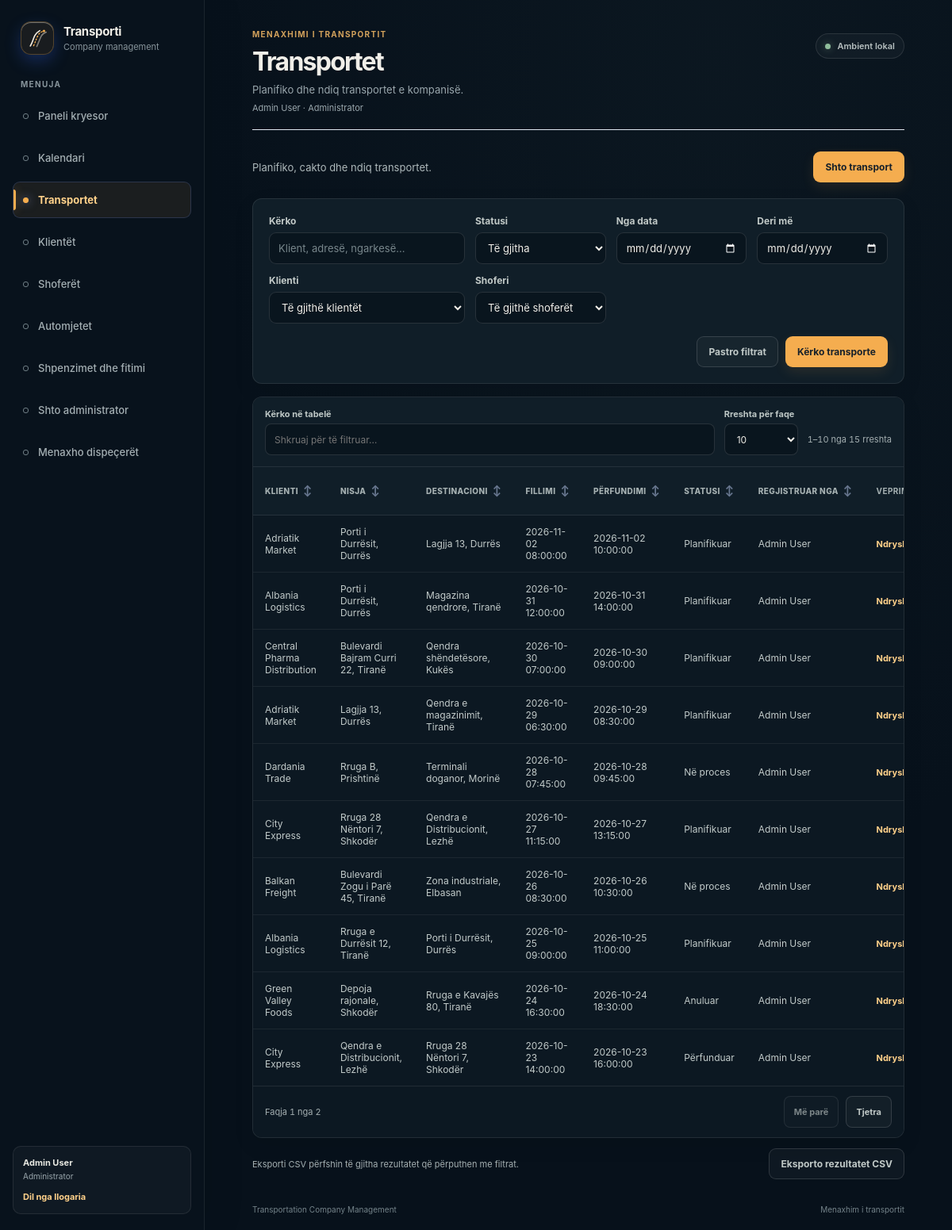
The app's page /?page=transports (signed in) with its own data.
### tables this page shows
CREATE TABLE users (
    id INT UNSIGNED NOT NULL AUTO_INCREMENT,
    full_name VARCHAR(150) NOT NULL,
    email VARCHAR(150) NOT NULL,
    password_hash VARCHAR(255) NOT NULL,
    role ENUM('SUPERADMIN', 'ADMIN', 'DISPATCHER') NOT NULL,
    is_active TINYINT(1) NOT NULL DEFAULT 1,
    email_verified_at DATETIME NULL DEFAULT NULL,
    created_at DATETIME NOT NULL DEFAULT CURRENT_TIMESTAMP,
    PRIMARY KEY (id),
    UNIQUE KEY uq_users_email (email)
);

CREATE TABLE transports (
    id INT UNSIGNED NOT NULL AUTO_INCREMENT,
    customer_id INT UNSIGNED NOT NULL,
    driver_id INT UNSIGNED NULL,
    vehicle_id INT UNSIGNED NULL,
    created_by INT UNSIGNED NOT NULL,
    pickup_address VARCHAR(255) NOT NULL,
    destination_address VARCHAR(255) NOT NULL,
    cargo_description TEXT NOT NULL,
    scheduled_date DATETIME NOT NULL,
    scheduled_end DATETIME NOT NULL,
    status ENUM('PLANNED', 'IN_PROGRESS', 'COMPLETED', 'CANCELLED') NOT NULL DEFAULT 'PLANNED',
    revenue DECIMAL(12, 2) NOT NULL DEFAULT 0.00,
    created_at DATETIME NOT NULL DEFAULT CURRENT_TIMESTAMP,
    updated_at DATETIME NULL DEFAULT NULL ON UPDATE CURRENT_TIMESTAMP,
    PRIMARY KEY (id),
    KEY idx_transports_customer_id (customer_id),
    KEY idx_transports_driver_id (driver_id),
    KEY idx_transports_vehicle_id (vehicle_id),
    KEY idx_transports_created_by (created_by),
    KEY idx_transports_status (status),
    KEY idx_transports_scheduled_date (scheduled_date),
    CONSTRAINT fk_transports_customer
        FOREIGN KEY (customer_id) REFERENCES customers(id)
        ON DELETE RESTRICT ON UPDATE CASCADE,
    CONSTRAINT fk_transports_driver
        FOREIGN KEY (driver_id) REFERENCES drivers(id)
        ON DELETE SET NULL ON UPDATE CASCADE,
    CONSTRAINT fk_transports_vehicle
        FOREIGN KEY (vehicle_id) REFERENCES vehicles(id)
        ON DELETE SET NULL ON UPDATE CASCADE,
    CONSTRAINT fk_transports_created_by
        FOREIGN KEY (created_by) REFERENCES users(id)
        ON DELETE RESTRICT ON UPDATE CASCADE
);

CREATE TABLE customers (
    id INT UNSIGNED NOT NULL AUTO_INCREMENT,
    company_name VARCHAR(150) NOT NULL,
    contact_person VARCHAR(150) NOT NULL,
    phone VARCHAR(30) NOT NULL,
    email VARCHAR(150) NOT NULL,
    address VARCHAR(255) NOT NULL,
    created_at DATETIME NOT NULL DEFAULT CURRENT_TIMESTAMP,
    PRIMARY KEY (id),
    UNIQUE KEY uq_customers_email (email),
    KEY idx_customers_company_name (company_name)
);

### src/Views/pages/module.php (the view, shortened to what the rows shown need)
<?php
$module = $moduleData['module'];
$formAction = $moduleData['action'];
$escape = static fn (mixed $value): string => htmlspecialchars((string) $value, ENT_QUOTES, 'UTF-8');
?>
<?php if ($formAction === 'create' || $formAction === 'edit'): ?>
    <form class="record-form" method="post" action="?page=<?= urlencode($pageKey) ?>">
        <input type="hidden" name="csrf_token" value="<?= $escape($moduleData['csrfToken']) ?>">
        <input type="hidden" name="action" value="<?= $formAction === 'create' ? 'create' : 'update' ?>">
        <?php if ($formAction === 'edit'): ?>
            <input type="hidden" name="id" value="<?= (int) $moduleData['id'] ?>">
        <?php endif; ?>
        <div class="form-grid">
            <?php foreach ($module['fields'] as $name => $field): ?>
                <?php
                $value = $moduleData['values'][$name] ?? '';
                $fieldId = 'field-' . $name;
                ?>
                <div class="form-field<?= $field['type'] === 'textarea' ? ' form-field-wide' : '' ?>">
                    <label for="<?= $escape($fieldId) ?>">
                        <?= $escape($field['label']) ?>
                        <?php if ($field['required']): ?><span aria-hidden="true">*</span><?php endif; ?>
                    </label>
                    <?php if ($field['type'] === 'select'): ?>
                        <select id="<?= $escape($fieldId) ?>" name="<?= $escape($name) ?>" <?= $field['required'] ? 'required' : '' ?>>
                            <?php if (!$field['required']): ?>
                                <option value="">Pa caktuar</option>
                            <?php else: ?>
                                <option value="">Zgjidh...</option>
                            <?php endif; ?>
                            <?php foreach ($moduleData['options'][$name] ?? [] as $option): ?>
                                <option value="<?= $escape($option['value']) ?>" <?= (string) $value === $option['value'] ? 'selected' : '' ?>>
                                    <?= $escape($option['label']) ?>
                                </option>
                            <?php endforeach; ?>
                        </select>
                    <?php elseif ($field['type'] === 'textarea'): ?>
                        <textarea id="<?= $escape($fieldId) ?>" name="<?= $escape($name) ?>" rows="4" <?= $field['required'] ? 'required' : '' ?>><?= $escape($value) ?></textarea>
                    <?php else: ?>
                        <input
                            id="<?= $escape($fieldId) ?>"
                            name="<?= $escape($name) ?>"
                            type="<?= $escape($field['type']) ?>"
                            value="<?= $escape($value) ?>"
                            <?= isset($field['max']) ? 'maxlength="' . (int) $field['max'] . '"' : '' ?>
                            <?= isset($field['min']) ? 'min="' . (int) $field['min'] . '"' : '' ?>
                            <?= $field['type'] === 'number' ? 'step="1"' : '' ?>
                            <?= $field['required'] ? 'required' : '' ?>
                        >
                    <?php endif; ?>
                </div>
            <?php endforeach; ?>
        </div>
        <div class="form-actions">
            <a class="button button-secondary" href="?page=<?= urlencode($pageKey) ?>">Anulo</a>
            <button class="button button-primary" type="submit"><?= $formAction === 'create' ? 'Ruaj regjistrin' : 'Ruaj ndryshimet' ?></button>
        </div>
    </form>
<?php else: ?>
    <div class="table-card">
        <?php if ($moduleData['rows'] === []): ?>
            <div class="empty-state">
                <strong><?= $pageKey === 'transports' ? 'Nuk u gjet asnjë transport' : 'Nuk ka ende të dhëna' ?></strong>
                <p><?= $pageKey === 'transports' ? 'Ndrysho kriteret e kërkimit ose pastro filtrat.' : 'Shto regjistrin e parë për modulin ' . $escape(mb_strtolower($module['title'])) . '.' ?></p>
            </div>
        <?php else: ?>
            <div class="table-scroll" data-table-enhancement>
                <table>
                    <thead>
                        <tr>
                            <?php foreach ($module['columns'] as $label): ?>
                                <th scope="col"><?= $escape($label) ?></th>
                            <?php endforeach; ?>
                            <?php if ($moduleData['canManage']): ?>
                                <th scope="col" data-sortable="false">Veprimet</th>
                            <?php endif; ?>
                        </tr>
                    </thead>
                    <tbody>
                        <?php foreach ($moduleData['rows'] as $row): ?>
                            <tr>
                                <?php foreach ($module['columns'] as $column => $label): ?>
                                    <td><?= $escape($row[$column] ?? '') ?></td>
                                <?php endforeach; ?>
                                <?php if ($moduleData['canManage']): ?>
                                <td>
                                    <div class="row-actions">
                                        <a class="text-action" href="?page=<?= urlencode($pageKey) ?>&amp;action=edit&amp;id=<?= (int) $row['id'] ?>">Ndrysho</a>
                                    </div>
                                </td>
                                <?php endif; ?>
                            </tr>
                        <?php endforeach; ?>
                    </tbody>
                </table>
            </div>
        <?php endif; ?>
    </div>
<?php endif; ?>

### src/Views/layout.php (shortened to what the rows shown need)
<!doctype html>
<html lang="sq">
<head>
    <link rel="stylesheet" href="assets/app.css?v=20261110">
    <link rel="stylesheet" href="assets/app-theme.css?v=20261113">
</head>
<body class="app-page<?= $pageKey === 'dashboard' ? ' dashboard-page' : '' ?>">
    <div class="app-shell">
        <aside class="sidebar" id="primary-sidebar" aria-label="Navigimi kryesor">
            <?php require __DIR__ . '/components/navigation.php'; ?>
        </aside>
        <main class="main-content">
            <header class="page-header">
                <div>
                    <p class="eyebrow">MENAXHIMI I TRANSPORTIT</p>
                    <h1><?= htmlspecialchars($page['title'], ENT_QUOTES, 'UTF-8') ?></h1>
                    <p class="page-description"><?= htmlspecialchars($page['description'], ENT_QUOTES, 'UTF-8') ?></p>
                    <?php if ($user !== null): ?>
                        <p class="signed-in-user">
                            <?= htmlspecialchars($user['full_name'], ENT_QUOTES, 'UTF-8') ?>
                            · <?= match ($user['role']) {
                                'SUPERADMIN' => 'Superadministrator',
                                'ADMIN' => 'Administrator',
                                default => 'Dispeçer',
                            } ?>
                        </p>
                    <?php endif; ?>
                </div>
            </header>
            <section class="page-content" aria-labelledby="page-content-heading">
                <?php if ($databaseError === null && ($moduleData !== null || $calendarData !== null || $financeData !== null || in_array($pageKey, ['dashboard', 'not_found', 'add-admin', 'users'], true))): ?>
                    <?php require $viewFile; ?>
                <?php endif; ?>
            </section>
        </main>
    </div>
</body>
</html>

### src/Views/components/navigation.php (shortened to what the rows shown need)
<div class="sidebar-note">
    <div class="session-user">
        <strong><?= htmlspecialchars($user['full_name'], ENT_QUOTES, 'UTF-8') ?></strong>
        <span><?= match ($user['role']) {
            'SUPERADMIN' => 'Superadministrator',
            'ADMIN' => 'Administrator',
            default => 'Dispeçer',
        } ?></span>
        <form method="post" action="?page=logout">
            <button type="submit">Dil nga llogaria</button>
        </form>
    </div>
</div>

### records on screen
users: full_name "Admin User", role "Administrator"
transports: customer.company_name "Adriatik Market", pickup_address "Porti i Durrësit, Durrës", destination_address "Lagjja 13, Durrës", scheduled_date "2026-11-02 08:00:00", scheduled_end "2026-11-02 10:00:00", column "Planifikuar", created_by.full_name "Admin User"
transports: customer.company_name "Albania Logistics", pickup_address "Porti i Durrësit, Durrës", destination_address "Magazina qendrore, Tiranë", scheduled_date "2026-10-31 12:00:00", scheduled_end "2026-10-31 14:00:00", column "Planifikuar", created_by.full_name "Admin User"
transports: customer.company_name "Central Pharma Distribution", pickup_address "Bulevardi Bajram Curri 22, Tiranë", destination_address "Qendra shëndetësore, Kukës", scheduled_date "2026-10-30 07:00:00", scheduled_end "2026-10-30 09:00:00", column "Planifikuar", created_by.full_name "Admin User"
transports: customer.company_name "Adriatik Market", pickup_address "Lagjja 13, Durrës", destination_address "Qendra e magazinimit, Tiranë", scheduled_date "2026-10-29 06:30:00", scheduled_end "2026-10-29 08:30:00", column "Planifikuar", created_by.full_name "Admin User"
transports: customer.company_name "Dardania Trade", pickup_address "Rruga B, Prishtinë", destination_address "Terminali doganor, Morinë", scheduled_date "2026-10-28 07:45:00", scheduled_end "2026-10-28 09:45:00", column "Në proces", created_by.full_name "Admin User"
transports: customer.company_name "City Express", pickup_address "Rruga 28 Nëntori 7, Shkodër", destination_address "Qendra e Distribucionit, Lezhë", scheduled_date "2026-10-27 11:15:00", scheduled_end "2026-10-27 13:15:00", column "Planifikuar", created_by.full_name "Admin User"
transports: customer.company_name "Balkan Freight", pickup_address "Bulevardi Zogu i Parë 45, Tiranë", destination_address "Zona industriale, Elbasan", scheduled_date "2026-10-26 08:30:00", scheduled_end "2026-10-26 10:30:00", column "Në proces", created_by.full_name "Admin User"
transports: customer.company_name "Albania Logistics", pickup_address "Rruga e Durrësit 12, Tiranë", destination_address "Porti i Durrësit, Durrës", scheduled_date "2026-10-25 09:00:00", scheduled_end "2026-10-25 11:00:00", column "Planifikuar", created_by.full_name "Admin User"
transports: customer.company_name "Green Valley Foods", pickup_address "Depoja rajonale, Shkodër", destination_address "Rruga e Kavajës 80, Tiranë", scheduled_date "2026-10-24 16:30:00", scheduled_end "2026-10-24 18:30:00", column "Anuluar", created_by.full_name "Admin User"
transports: customer.company_name "City Express", pickup_address "Qendra e Distribucionit, Lezhë", destination_address "Rruga 28 Nëntori 7, Shkodër", scheduled_date "2026-10-23 14:00:00", scheduled_end "2026-10-23 16:00:00", column "Përfunduar", created_by.full_name "Admin User"

### other values on screen
$label "Paneli kryesor"
$label "Kalendari"
$label "Transportet"
$label "Klientët"
$label "Shoferët"
$label "Automjetet"
$page['title'] "Transportet"
$page['description'] "Planifiko dhe ndiq transportet e kompanisë."
$escape($module['description']) "Planifiko, cakto dhe ndiq transportet."
$escape($module['singular']) "transport"
